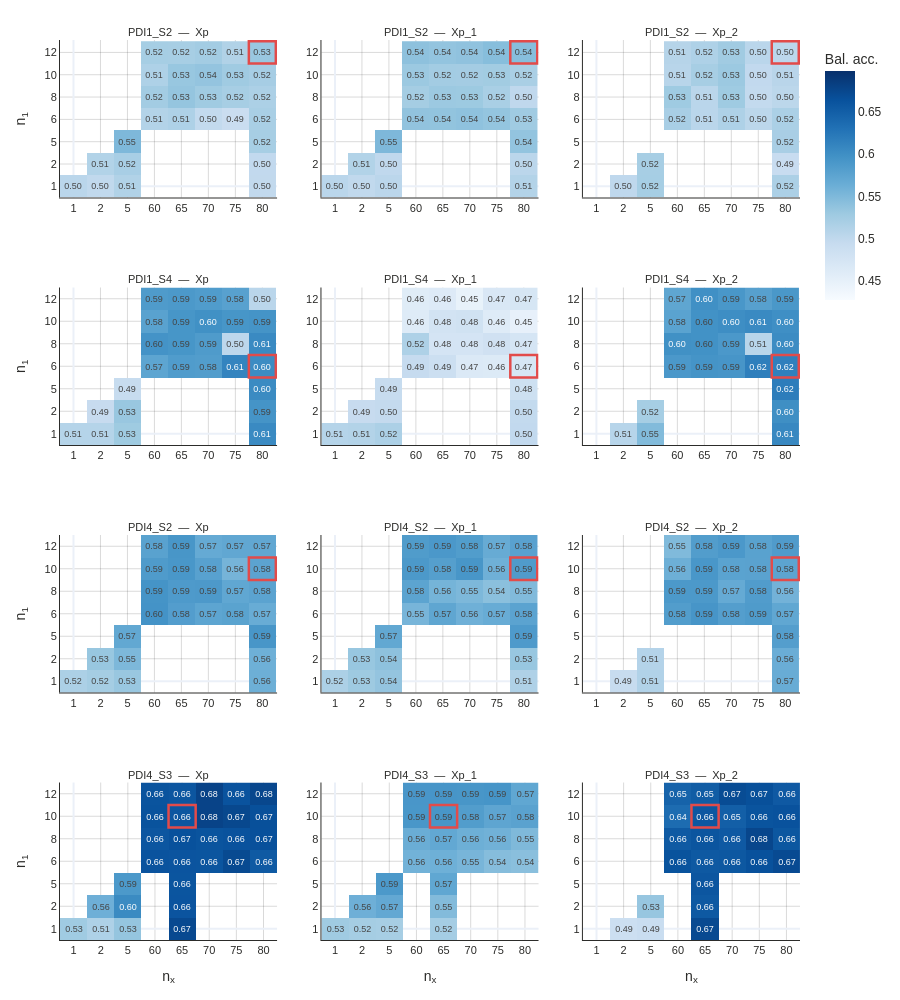

The notebook cell saved with this chart:
### Markdown cell above
## Fig 60: Classification vs dimensionality heatmap (grid search ablation)

### Code cell
import re
import pickle as _pkl

import numpy as np
import polars as pl
import plotly.graph_objects as go
from plotly.graph_objects import Figure
from plotly.subplots import make_subplots

from dashboard.thesis.constants import (
    COLOR_CHANCE,
    FONT_FAMILY,
    FONT_SIZE_TICK,
    ThesisTheme,
    apply_thesis_style,
)
from dashboard.thesis.plot_config import SELECTED_CONFIG, RESULTS_ROOT


def _load_classification_scores() -> pl.DataFrame:
    rows = []
    cls_root = RESULTS_ROOT / "classification"
    for source_dir in ["psid_grid_search_narrow_band", "psid_ablation_narrow_band"]:
        base = cls_root / source_dir
        if not base.exists():
            continue
        for pkl_path in base.rglob("LDA_*_prediction.pkl"):
            feat = pkl_path.stem.replace("LDA_", "").replace("_prediction", "")
            run_dir = pkl_path.parent.parent
            config_path = Path("classification") / "setups" / f"{run_dir.name}.yaml"
            if not config_path.exists():
                continue
            text = config_path.read_text()
            m_nx = re.search(r"nx:\s*(\d+)", text)
            m_n1 = re.search(r"n1:\s*(\d+)", text)
            if not m_nx or not m_n1:
                continue
            nx, n1 = int(m_nx.group(1)), int(m_n1.group(1))
            m_ps = re.search(r"(PDI\d+)_S(\d+)", run_dir.name)
            if not m_ps:
                continue
            pid, sess = m_ps.group(1), m_ps.group(2)
            try:
                with open(pkl_path, "rb") as f:
                    res = _pkl.load(f)
                score = res.get("best_cv_score", float("nan"))
            except Exception:
                continue
            rows.append({"participant_id": pid, "session": sess, "nx": nx, "n1": n1, "feature": feat, "score": score})
    return pl.DataFrame(rows) if rows else pl.DataFrame({"participant_id": [], "session": [], "nx": [], "n1": [], "feature": [], "score": []})


_CLASSIFICATION_SESSIONS = [
    ("PDI1", "2", "PDI1_S2"),
    ("PDI1", "4", "PDI1_S4"),
    ("PDI4", "2", "PDI4_S2"),
    ("PDI4", "3", "PDI4_S3"),
]

df = _load_classification_scores()
features = ["Xp", "Xp_1", "Xp_2"]
sessions = _CLASSIFICATION_SESSIONS
nrows, ncols = len(sessions), len(features)

subplot_titles = [
    f"{label}  \u2014  {feat}" for label in [s[2] for s in sessions] for feat in features
]
fig = make_subplots(
    rows=nrows, cols=ncols,
    vertical_spacing=0.10, horizontal_spacing=0.06,
    subplot_titles=subplot_titles,
)

all_nx = sorted(df["nx"].unique().to_list()) if not df.is_empty() else [1, 2, 5, 60, 65, 70, 75, 80]
all_n1 = sorted(df["n1"].unique().to_list()) if not df.is_empty() else [1, 2, 5, 6, 8, 10, 12]

global_min, global_max = 0.45, 0.70
if not df.is_empty():
    vals = df["score"].drop_nulls().drop_nans()
    if len(vals) > 0:
        global_min = max(0.40, float(vals.min()) - 0.02)
        global_max = min(1.0, float(vals.max()) + 0.02)

for ri, (pid, sess, label) in enumerate(sessions):
    for ci, feat in enumerate(features):
        sub = df.filter(
            (pl.col("participant_id") == pid)
            & (pl.col("session") == sess)
            & (pl.col("feature") == feat)
        )
        if not sub.is_empty():
            sub = sub.sort("score", descending=True).unique(subset=["nx", "n1"], keep="first")

        mat = np.full((len(all_n1), len(all_nx)), np.nan)
        text_mat = np.empty_like(mat, dtype=object)
        for n1i, n1v in enumerate(all_n1):
            for xi, nxv in enumerate(all_nx):
                if n1v > nxv:
                    text_mat[n1i, xi] = ""
                    continue
                match = sub.filter((pl.col("nx") == nxv) & (pl.col("n1") == n1v))
                if not match.is_empty():
                    val = float(match["score"][0])
                    mat[n1i, xi] = val
                    text_mat[n1i, xi] = f"{val:.2f}"
                else:
                    text_mat[n1i, xi] = ""

        x_idx = np.arange(len(all_nx), dtype=float)
        y_idx = np.arange(len(all_n1), dtype=float)
        fig.add_trace(
            go.Heatmap(
                z=mat, x=x_idx, y=y_idx,
                text=text_mat, texttemplate="%{text}",
                textfont=dict(size=9),
                colorscale="Blues",
                zmin=global_min, zmax=global_max,
                showscale=(ri == 0 and ci == ncols - 1),
                colorbar=dict(title="Bal. acc.", len=0.3, y=0.85) if (ri == 0 and ci == ncols - 1) else None,
            ),
            row=ri + 1, col=ci + 1,
        )
        fig.update_xaxes(
            title_text="n<sub>x</sub>" if ri == nrows - 1 else "",
            tickmode="array", tickvals=x_idx,
            ticktext=[str(v) for v in all_nx],
            row=ri + 1, col=ci + 1,
        )
        fig.update_yaxes(
            title_text="n<sub>1</sub>" if ci == 0 else "",
            tickmode="array", tickvals=y_idx,
            ticktext=[str(v) for v in all_n1],
            row=ri + 1, col=ci + 1,
        )
        sel_key = f"{pid}_S{sess}"
        picked = SELECTED_CONFIG.get(sel_key)
        if picked is not None:
            nx_pick, n1_pick = picked
            if nx_pick in all_nx and n1_pick in all_n1:
                bx = all_nx.index(nx_pick)
                by = all_n1.index(n1_pick)
                fig.add_shape(
                    type="rect",
                    x0=float(bx) - 0.5, x1=float(bx) + 0.5,
                    y0=float(by) - 0.5, y1=float(by) + 0.5,
                    line=dict(color=COLOR_CHANCE, width=2.5),
                    fillcolor="rgba(0,0,0,0)", layer="above",
                    row=ri + 1, col=ci + 1,
                )

apply_thesis_style(
    fig, ThesisTheme.LIGHT,
    height=250 * nrows,
    margin=dict(l=60, r=60, t=40, b=60),
    show_legend=False,
)
fig.update_annotations(font=dict(size=FONT_SIZE_TICK, family=FONT_FAMILY))

fig.write_image(str(OUT / 'fig_060_classification_dimensionality.png'), width=1200, height=600, scale=2)
fig.show()

### Figure 1 — Plotly figure (JSON) as saved in the notebook; plotly's stock layout.template omitted (floating-point values rounded to 4 significant figures)
{"data": [{"colorscale": [[0.0, "rgb(247,251,255)"], [0.125, "rgb(222,235,247)"], [0.25, "rgb(198,219,239)"], [0.375, "rgb(158,202,225)"], [0.5, "rgb(107,174,214)"], [0.625, "rgb(66,146,198)"], [0.75, "rgb(33,113,181)"], [0.875, "rgb(8,81,156)"], [1.0, "rgb(8,48,107)"]], "showscale": false, "text": [["0.50", "0.50", "0.51", "", "", "", "", "0.50"], ["", "0.51", "0.52", "", "", "", "", "0.50"], ["", "", "0.55", "", "", "", "", "0.52"], ["", "", "", "0.51", "0.51", "0.50", "0.49", "0.52"], ["", "", "", "0.52", "0.53", "0.53", "0.52", "0.52"], ["", "", "", "0.51", "0.53", "0.54", "0.53", "0.52"], ["", "", "", "0.52", "0.52", "0.52", "0.51", "0.53"]], "textfont": {"size": 9}, "texttemplate": "%{text}", "type": "heatmap", "x": [0.0, 1.0, 2.0, 3.0, 4.0, 5.0, 6.0, 7.0], "xaxis": "x", "y": [0.0, 1.0, 2.0, 3.0, 4.0, 5.0, 6.0], "yaxis": "y", "z": [[0.505, 0.4995, 0.5131, NaN, NaN, NaN, NaN, 0.4986], [NaN, 0.5118, 0.5204, NaN, NaN, NaN, NaN, 0.4982], [NaN, NaN, 0.5503, NaN, NaN, NaN, NaN, 0.5213], [NaN, NaN, NaN, 0.5113, 0.5149, 0.4977, 0.4896, 0.5195], [NaN, NaN, NaN, 0.5245, 0.5349, 0.5272, 0.5208, 0.5172], [NaN, NaN, NaN, 0.5149, 0.5326, 0.5358, 0.5272, 0.5222], [NaN, NaN, NaN, 0.5217, 0.5208, 0.5249, 0.5131, 0.5322]], "zmax": 0.6989, "zmin": 0.4269}, {"colorscale": [[0.0, "rgb(247,251,255)"], [0.125, "rgb(222,235,247)"], [0.25, "rgb(198,219,239)"], [0.375, "rgb(158,202,225)"], [0.5, "rgb(107,174,214)"], [0.625, "rgb(66,146,198)"], [0.75, "rgb(33,113,181)"], [0.875, "rgb(8,81,156)"], [1.0, "rgb(8,48,107)"]], "showscale": false, "text": [["0.50", "0.50", "0.50", "", "", "", "", "0.51"], ["", "0.51", "0.50", "", "", "", "", "0.50"], ["", "", "0.55", "", "", "", "", "0.54"], ["", "", "", "0.54", "0.54", "0.54", "0.54", "0.53"], ["", "", "", "0.52", "0.53", "0.53", "0.52", "0.50"], ["", "", "", "0.53", "0.52", "0.52", "0.53", "0.52"], ["", "", "", "0.54", "0.54", "0.54", "0.54", "0.54"]], "textfont": {"size": 9}, "texttemplate": "%{text}", "type": "heatmap", "x": [0.0, 1.0, 2.0, 3.0, 4.0, 5.0, 6.0, 7.0], "xaxis": "x2", "y": [0.0, 1.0, 2.0, 3.0, 4.0, 5.0, 6.0], "yaxis": "y2", "z": [[0.505, 0.4991, 0.5045, NaN, NaN, NaN, NaN, 0.5113], [NaN, 0.5118, 0.5, NaN, NaN, NaN, NaN, 0.5045], [NaN, NaN, 0.5503, NaN, NaN, NaN, NaN, 0.5362], [NaN, NaN, NaN, 0.5371, 0.5367, 0.5389, 0.5353, 0.5272], [NaN, NaN, NaN, 0.5231, 0.5299, 0.5294, 0.5195, 0.5], [NaN, NaN, NaN, 0.5303, 0.5249, 0.524, 0.5258, 0.5186], [NaN, NaN, NaN, 0.5399, 0.5362, 0.538, 0.5439, 0.5439]], "zmax": 0.6989, "zmin": 0.4269}, {"colorbar": {"len": 0.3, "title": {"text": "Bal. acc."}, "y": 0.85}, "colorscale": [[0.0, "rgb(247,251,255)"], [0.125, "rgb(222,235,247)"], [0.25, "rgb(198,219,239)"], [0.375, "rgb(158,202,225)"], [0.5, "rgb(107,174,214)"], [0.625, "rgb(66,146,198)"], [0.75, "rgb(33,113,181)"], [0.875, "rgb(8,81,156)"], [1.0, "rgb(8,48,107)"]], "showscale": true, "text": [["", "0.50", "0.52", "", "", "", "", "0.52"], ["", "", "0.52", "", "", "", "", "0.49"], ["", "", "", "", "", "", "", "0.52"], ["", "", "", "0.52", "0.51", "0.51", "0.50", "0.52"], ["", "", "", "0.53", "0.51", "0.53", "0.50", "0.50"], ["", "", "", "0.51", "0.52", "0.53", "0.50", "0.51"], ["", "", "", "0.51", "0.52", "0.53", "0.50", "0.50"]], "textfont": {"size": 9}, "texttemplate": "%{text}", "type": "heatmap", "x": [0.0, 1.0, 2.0, 3.0, 4.0, 5.0, 6.0, 7.0], "xaxis": "x3", "y": [0.0, 1.0, 2.0, 3.0, 4.0, 5.0, 6.0], "yaxis": "y3", "z": [[NaN, 0.5005, 0.5217, NaN, NaN, NaN, NaN, 0.5168], [NaN, NaN, 0.5208, NaN, NaN, NaN, NaN, 0.4918], [NaN, NaN, NaN, NaN, NaN, NaN, NaN, 0.5199], [NaN, NaN, NaN, 0.5204, 0.5054, 0.5149, 0.5036, 0.5177], [NaN, NaN, NaN, 0.5276, 0.5054, 0.5276, 0.4973, 0.5036], [NaN, NaN, NaN, 0.5068, 0.5208, 0.5303, 0.4982, 0.5063], [NaN, NaN, NaN, 0.5086, 0.5154, 0.5263, 0.505, 0.5032]], "zmax": 0.6989, "zmin": 0.4269}, {"colorscale": [[0.0, "rgb(247,251,255)"], [0.125, "rgb(222,235,247)"], [0.25, "rgb(198,219,239)"], [0.375, "rgb(158,202,225)"], [0.5, "rgb(107,174,214)"], [0.625, "rgb(66,146,198)"], [0.75, "rgb(33,113,181)"], [0.875, "rgb(8,81,156)"], [1.0, "rgb(8,48,107)"]], "showscale": false, "text": [["0.51", "0.51", "0.53", "", "", "", "", "0.61"], ["", "0.49", "0.53", "", "", "", "", "0.59"], ["", "", "0.49", "", "", "", "", "0.60"], ["", "", "", "0.57", "0.59", "0.58", "0.61", "0.60"], ["", "", "", "0.60", "0.59", "0.59", "0.50", "0.61"], ["", "", "", "0.58", "0.59", "0.60", "0.59", "0.59"], ["", "", "", "0.59", "0.59", "0.59", "0.58", "0.50"]], "textfont": {"size": 9}, "texttemplate": "%{text}", "type": "heatmap", "x": [0.0, 1.0, 2.0, 3.0, 4.0, 5.0, 6.0, 7.0], "xaxis": "x4", "y": [0.0, 1.0, 2.0, 3.0, 4.0, 5.0, 6.0], "yaxis": "y4", "z": [[0.5091, 0.5097, 0.5278, NaN, NaN, NaN, NaN, 0.6051], [NaN, 0.494, 0.532, NaN, NaN, NaN, NaN, 0.5948], [NaN, NaN, 0.4934, NaN, NaN, NaN, NaN, 0.6045], [NaN, NaN, NaN, 0.5743, 0.5851, 0.5833, 0.6111, 0.6033], [NaN, NaN, NaN, 0.5954, 0.5924, 0.5857, 0.5024, 0.6051], [NaN, NaN, NaN, 0.5779, 0.5924, 0.5984, 0.5924, 0.5942], [NaN, NaN, NaN, 0.5857, 0.5888, 0.5851, 0.5785, 0.5048]], "zmax": 0.6989, "zmin": 0.4269}, {"colorscale": [[0.0, "rgb(247,251,255)"], [0.125, "rgb(222,235,247)"], [0.25, "rgb(198,219,239)"], [0.375, "rgb(158,202,225)"], [0.5, "rgb(107,174,214)"], [0.625, "rgb(66,146,198)"], [0.75, "rgb(33,113,181)"], [0.875, "rgb(8,81,156)"], [1.0, "rgb(8,48,107)"]], "showscale": false, "text": [["0.51", "0.51", "0.52", "", "", "", "", "0.50"], ["", "0.49", "0.50", "", "", "", "", "0.50"], ["", "", "0.49", "", "", "", "", "0.48"], ["", "", "", "0.49", "0.49", "0.47", "0.46", "0.47"], ["", "", "", "0.52", "0.48", "0.48", "0.48", "0.47"], ["", "", "", "0.46", "0.48", "0.48", "0.46", "0.45"], ["", "", "", "0.46", "0.46", "0.45", "0.47", "0.47"]], "textfont": {"size": 9}, "texttemplate": "%{text}", "type": "heatmap", "x": [0.0, 1.0, 2.0, 3.0, 4.0, 5.0, 6.0, 7.0], "xaxis": "x5", "y": [0.0, 1.0, 2.0, 3.0, 4.0, 5.0, 6.0], "yaxis": "y5", "z": [[0.5091, 0.5109, 0.5169, NaN, NaN, NaN, NaN, 0.4982], [NaN, 0.494, 0.4964, NaN, NaN, NaN, NaN, 0.4976], [NaN, NaN, 0.4934, NaN, NaN, NaN, NaN, 0.4849], [NaN, NaN, NaN, 0.4946, 0.4861, 0.4656, 0.4638, 0.4716], [NaN, NaN, NaN, 0.5151, 0.4752, 0.4752, 0.4813, 0.474], [NaN, NaN, NaN, 0.4614, 0.4777, 0.4801, 0.4614, 0.4493], [NaN, NaN, NaN, 0.4595, 0.462, 0.4469, 0.4686, 0.4716]], "zmax": 0.6989, "zmin": 0.4269}, {"colorscale": [[0.0, "rgb(247,251,255)"], [0.125, "rgb(222,235,247)"], [0.25, "rgb(198,219,239)"], [0.375, "rgb(158,202,225)"], [0.5, "rgb(107,174,214)"], [0.625, "rgb(66,146,198)"], [0.75, "rgb(33,113,181)"], [0.875, "rgb(8,81,156)"], [1.0, "rgb(8,48,107)"]], "showscale": false, "text": [["", "0.51", "0.55", "", "", "", "", "0.61"], ["", "", "0.52", "", "", "", "", "0.60"], ["", "", "", "", "", "", "", "0.62"], ["", "", "", "0.59", "0.59", "0.59", "0.62", "0.62"], ["", "", "", "0.60", "0.60", "0.59", "0.51", "0.60"], ["", "", "", "0.58", "0.60", "0.60", "0.61", "0.60"], ["", "", "", "0.57", "0.60", "0.59", "0.58", "0.59"]], "textfont": {"size": 9}, "texttemplate": "%{text}", "type": "heatmap", "x": [0.0, 1.0, 2.0, 3.0, 4.0, 5.0, 6.0, 7.0], "xaxis": "x6", "y": [0.0, 1.0, 2.0, 3.0, 4.0, 5.0, 6.0], "yaxis": "y6", "z": [[NaN, 0.5079, 0.5477, NaN, NaN, NaN, NaN, 0.6069], [NaN, NaN, 0.5217, NaN, NaN, NaN, NaN, 0.6002], [NaN, NaN, NaN, NaN, NaN, NaN, NaN, 0.619], [NaN, NaN, NaN, 0.5894, 0.5948, 0.593, 0.6165, 0.6153], [NaN, NaN, NaN, 0.5984, 0.5972, 0.5894, 0.5066, 0.6027], [NaN, NaN, NaN, 0.5767, 0.5972, 0.6008, 0.6051, 0.5996], [NaN, NaN, NaN, 0.5731, 0.599, 0.5912, 0.5797, 0.59]], "zmax": 0.6989, "zmin": 0.4269}, {"colorscale": [[0.0, "rgb(247,251,255)"], [0.125, "rgb(222,235,247)"], [0.25, "rgb(198,219,239)"], [0.375, "rgb(158,202,225)"], [0.5, "rgb(107,174,214)"], [0.625, "rgb(66,146,198)"], [0.75, "rgb(33,113,181)"], [0.875, "rgb(8,81,156)"], [1.0, "rgb(8,48,107)"]], "showscale": false, "text": [["0.52", "0.52", "0.53", "", "", "", "", "0.56"], ["", "0.53", "0.55", "", "", "", "", "0.56"], ["", "", "0.57", "", "", "", "", "0.59"], ["", "", "", "0.60", "0.58", "0.57", "0.58", "0.57"], ["", "", "", "0.59", "0.59", "0.59", "0.57", "0.58"], ["", "", "", "0.59", "0.59", "0.58", "0.56", "0.58"], ["", "", "", "0.58", "0.59", "0.57", "0.57", "0.57"]], "textfont": {"size": 9}, "texttemplate": "%{text}", "type": "heatmap", "x": [0.0, 1.0, 2.0, 3.0, 4.0, 5.0, 6.0, 7.0], "xaxis": "x7", "y": [0.0, 1.0, 2.0, 3.0, 4.0, 5.0, 6.0], "yaxis": "y7", "z": [[0.5173, 0.5232, 0.532, NaN, NaN, NaN, NaN, 0.5616], [NaN, 0.5331, 0.5512, NaN, NaN, NaN, NaN, 0.5609], [NaN, NaN, 0.5704, NaN, NaN, NaN, NaN, 0.5923], [NaN, NaN, NaN, 0.5954, 0.583, 0.5743, 0.5769, 0.5658], [NaN, NaN, NaN, 0.5946, 0.5871, 0.5879, 0.5718, 0.5761], [NaN, NaN, NaN, 0.5865, 0.5912, 0.5784, 0.5553, 0.5757], [NaN, NaN, NaN, 0.5778, 0.5923, 0.568, 0.5708, 0.5711]], "zmax": 0.6989, "zmin": 0.4269}, {"colorscale": [[0.0, "rgb(247,251,255)"], [0.125, "rgb(222,235,247)"], [0.25, "rgb(198,219,239)"], [0.375, "rgb(158,202,225)"], [0.5, "rgb(107,174,214)"], [0.625, "rgb(66,146,198)"], [0.75, "rgb(33,113,181)"], [0.875, "rgb(8,81,156)"], [1.0, "rgb(8,48,107)"]], "showscale": false, "text": [["0.52", "0.53", "0.54", "", "", "", "", "0.51"], ["", "0.53", "0.54", "", "", "", "", "0.53"], ["", "", "0.57", "", "", "", "", "0.59"], ["", "", "", "0.55", "0.57", "0.56", "0.57", "0.58"], ["", "", "", "0.58", "0.56", "0.55", "0.54", "0.55"], ["", "", "", "0.59", "0.58", "0.59", "0.56", "0.59"], ["", "", "", "0.59", "0.59", "0.58", "0.57", "0.58"]], "textfont": {"size": 9}, "texttemplate": "%{text}", "type": "heatmap", "x": [0.0, 1.0, 2.0, 3.0, 4.0, 5.0, 6.0, 7.0], "xaxis": "x8", "y": [0.0, 1.0, 2.0, 3.0, 4.0, 5.0, 6.0], "yaxis": "y8", "z": [[0.5173, 0.5289, 0.5357, NaN, NaN, NaN, NaN, 0.5147], [NaN, 0.5331, 0.5397, NaN, NaN, NaN, NaN, 0.533], [NaN, NaN, 0.5704, NaN, NaN, NaN, NaN, 0.5871], [NaN, NaN, NaN, 0.5543, 0.5727, 0.5599, 0.5654, 0.5758], [NaN, NaN, NaN, 0.5751, 0.556, 0.551, 0.5413, 0.5481], [NaN, NaN, NaN, 0.589, 0.5815, 0.5917, 0.56, 0.5855], [NaN, NaN, NaN, 0.5853, 0.5892, 0.5841, 0.5664, 0.5781]], "zmax": 0.6989, "zmin": 0.4269}, {"colorscale": [[0.0, "rgb(247,251,255)"], [0.125, "rgb(222,235,247)"], [0.25, "rgb(198,219,239)"], [0.375, "rgb(158,202,225)"], [0.5, "rgb(107,174,214)"], [0.625, "rgb(66,146,198)"], [0.75, "rgb(33,113,181)"], [0.875, "rgb(8,81,156)"], [1.0, "rgb(8,48,107)"]], "showscale": false, "text": [["", "0.49", "0.51", "", "", "", "", "0.57"], ["", "", "0.51", "", "", "", "", "0.56"], ["", "", "", "", "", "", "", "0.58"], ["", "", "", "0.58", "0.59", "0.58", "0.59", "0.57"], ["", "", "", "0.59", "0.59", "0.57", "0.58", "0.56"], ["", "", "", "0.56", "0.59", "0.58", "0.58", "0.58"], ["", "", "", "0.55", "0.58", "0.59", "0.58", "0.59"]], "textfont": {"size": 9}, "texttemplate": "%{text}", "type": "heatmap", "x": [0.0, 1.0, 2.0, 3.0, 4.0, 5.0, 6.0, 7.0], "xaxis": "x9", "y": [0.0, 1.0, 2.0, 3.0, 4.0, 5.0, 6.0], "yaxis": "y9", "z": [[NaN, 0.4929, 0.5124, NaN, NaN, NaN, NaN, 0.5652], [NaN, NaN, 0.5099, NaN, NaN, NaN, NaN, 0.5636], [NaN, NaN, NaN, NaN, NaN, NaN, NaN, 0.5821], [NaN, NaN, NaN, 0.584, 0.5931, 0.5819, 0.5861, 0.5719], [NaN, NaN, NaN, 0.5888, 0.589, 0.5677, 0.5846, 0.5579], [NaN, NaN, NaN, 0.5616, 0.5912, 0.5767, 0.5772, 0.5754], [NaN, NaN, NaN, 0.5488, 0.5834, 0.5892, 0.578, 0.5856]], "zmax": 0.6989, "zmin": 0.4269}, {"colorscale": [[0.0, "rgb(247,251,255)"], [0.125, "rgb(222,235,247)"], [0.25, "rgb(198,219,239)"], [0.375, "rgb(158,202,225)"], [0.5, "rgb(107,174,214)"], [0.625, "rgb(66,146,198)"], [0.75, "rgb(33,113,181)"], [0.875, "rgb(8,81,156)"], [1.0, "rgb(8,48,107)"]], "showscale": false, "text": [["0.53", "0.51", "0.53", "", "0.67", "", "", ""], ["", "0.56", "0.60", "", "0.66", "", "", ""], ["", "", "0.59", "", "0.66", "", "", ""], ["", "", "", "0.66", "0.66", "0.66", "0.67", "0.66"], ["", "", "", "0.66", "0.67", "0.66", "0.66", "0.67"], ["", "", "", "0.66", "0.66", "0.68", "0.67", "0.67"], ["", "", "", "0.66", "0.66", "0.68", "0.66", "0.68"]], "textfont": {"size": 9}, "texttemplate": "%{text}", "type": "heatmap", "x": [0.0, 1.0, 2.0, 3.0, 4.0, 5.0, 6.0, 7.0], "xaxis": "x10", "y": [0.0, 1.0, 2.0, 3.0, 4.0, 5.0, 6.0], "yaxis": "y10", "z": [[0.5273, 0.5149, 0.5346, NaN, 0.673, NaN, NaN, NaN], [NaN, 0.5611, 0.6041, NaN, 0.6615, NaN, NaN, NaN], [NaN, NaN, 0.5889, NaN, 0.6602, NaN, NaN, NaN], [NaN, NaN, NaN, 0.6628, 0.6613, 0.6603, 0.6723, 0.6558], [NaN, NaN, NaN, 0.6601, 0.6653, 0.6621, 0.6635, 0.6656], [NaN, NaN, NaN, 0.6633, 0.6596, 0.6789, 0.6745, 0.6661], [NaN, NaN, NaN, 0.6621, 0.66, 0.6789, 0.6623, 0.6756]], "zmax": 0.6989, "zmin": 0.4269}, {"colorscale": [[0.0, "rgb(247,251,255)"], [0.125, "rgb(222,235,247)"], [0.25, "rgb(198,219,239)"], [0.375, "rgb(158,202,225)"], [0.5, "rgb(107,174,214)"], [0.625, "rgb(66,146,198)"], [0.75, "rgb(33,113,181)"], [0.875, "rgb(8,81,156)"], [1.0, "rgb(8,48,107)"]], "showscale": false, "text": [["0.53", "0.52", "0.52", "", "0.52", "", "", ""], ["", "0.56", "0.57", "", "0.55", "", "", ""], ["", "", "0.59", "", "0.57", "", "", ""], ["", "", "", "0.56", "0.56", "0.55", "0.54", "0.54"], ["", "", "", "0.56", "0.57", "0.56", "0.56", "0.55"], ["", "", "", "0.59", "0.59", "0.58", "0.57", "0.58"], ["", "", "", "0.59", "0.59", "0.59", "0.59", "0.57"]], "textfont": {"size": 9}, "texttemplate": "%{text}", "type": "heatmap", "x": [0.0, 1.0, 2.0, 3.0, 4.0, 5.0, 6.0, 7.0], "xaxis": "x11", "y": [0.0, 1.0, 2.0, 3.0, 4.0, 5.0, 6.0], "yaxis": "y11", "z": [[0.5273, 0.523, 0.5212, NaN, 0.5226, NaN, NaN, NaN], [NaN, 0.5611, 0.5697, NaN, 0.5472, NaN, NaN, NaN], [NaN, NaN, 0.5889, NaN, 0.5718, NaN, NaN, NaN], [NaN, NaN, NaN, 0.5582, 0.5609, 0.554, 0.5449, 0.5422], [NaN, NaN, NaN, 0.5641, 0.5701, 0.5615, 0.5591, 0.5499], [NaN, NaN, NaN, 0.591, 0.5919, 0.5837, 0.574, 0.5773], [NaN, NaN, NaN, 0.5915, 0.5927, 0.5922, 0.5933, 0.5718]], "zmax": 0.6989, "zmin": 0.4269}, {"colorscale": [[0.0, "rgb(247,251,255)"], [0.125, "rgb(222,235,247)"], [0.25, "rgb(198,219,239)"], [0.375, "rgb(158,202,225)"], [0.5, "rgb(107,174,214)"], [0.625, "rgb(66,146,198)"], [0.75, "rgb(33,113,181)"], [0.875, "rgb(8,81,156)"], [1.0, "rgb(8,48,107)"]], "showscale": false, "text": [["", "0.49", "0.49", "", "0.67", "", "", ""], ["", "", "0.53", "", "0.66", "", "", ""], ["", "", "", "", "0.66", "", "", ""], ["", "", "", "0.66", "0.66", "0.66", "0.66", "0.67"], ["", "", "", "0.66", "0.66", "0.66", "0.68", "0.66"], ["", "", "", "0.64", "0.66", "0.65", "0.66", "0.66"], ["", "", "", "0.65", "0.65", "0.67", "0.67", "0.66"]], "textfont": {"size": 9}, "texttemplate": "%{text}", "type": "heatmap", "x": [0.0, 1.0, 2.0, 3.0, 4.0, 5.0, 6.0, 7.0], "xaxis": "x12", "y": [0.0, 1.0, 2.0, 3.0, 4.0, 5.0, 6.0], "yaxis": "y12", "z": [[NaN, 0.4859, 0.4911, NaN, 0.6722, NaN, NaN, NaN], [NaN, NaN, 0.5334, NaN, 0.6569, NaN, NaN, NaN], [NaN, NaN, NaN, NaN, 0.6592, NaN, NaN, NaN], [NaN, NaN, NaN, 0.6629, 0.6561, 0.6575, 0.6648, 0.6722], [NaN, NaN, NaN, 0.6551, 0.6608, 0.656, 0.676, 0.659], [NaN, NaN, NaN, 0.6358, 0.6582, 0.65, 0.6618, 0.664], [NaN, NaN, NaN, 0.6453, 0.6523, 0.6702, 0.6663, 0.656]], "zmax": 0.6989, "zmin": 0.4269}], "layout": {"annotations": [{"font": {"family": "Arial, Helvetica, sans-serif", "size": 11}, "showarrow": false, "text": "PDI1_S2  —  Xp", "x": 0.1467, "xanchor": "center", "xref": "paper", "y": 1.0, "yanchor": "bottom", "yref": "paper"}, {"font": {"family": "Arial, Helvetica, sans-serif", "size": 11}, "showarrow": false, "text": "PDI1_S2  —  Xp_1", "x": 0.5, "xanchor": "center", "xref": "paper", "y": 1.0, "yanchor": "bottom", "yref": "paper"}, {"font": {"family": "Arial, Helvetica, sans-serif", "size": 11}, "showarrow": false, "text": "PDI1_S2  —  Xp_2", "x": 0.8533, "xanchor": "center", "xref": "paper", "y": 1.0, "yanchor": "bottom", "yref": "paper"}, {"font": {"family": "Arial, Helvetica, sans-serif", "size": 11}, "showarrow": false, "text": "PDI1_S4  —  Xp", "x": 0.1467, "xanchor": "center", "xref": "paper", "y": 0.725, "yanchor": "bottom", "yref": "paper"}, {"font": {"family": "Arial, Helvetica, sans-serif", "size": 11}, "showarrow": false, "text": "PDI1_S4  —  Xp_1", "x": 0.5, "xanchor": "center", "xref": "paper", "y": 0.725, "yanchor": "bottom", "yref": "paper"}, {"font": {"family": "Arial, Helvetica, sans-serif", "size": 11}, "showarrow": false, "text": "PDI1_S4  —  Xp_2", "x": 0.8533, "xanchor": "center", "xref": "paper", "y": 0.725, "yanchor": "bottom", "yref": "paper"}, {"font": {"family": "Arial, Helvetica, sans-serif", "size": 11}, "showarrow": false, "text": "PDI4_S2  —  Xp", "x": 0.1467, "xanchor": "center", "xref": "paper", "y": 0.45, "yanchor": "bottom", "yref": "paper"}, {"font": {"family": "Arial, Helvetica, sans-serif", "size": 11}, "showarrow": false, "text": "PDI4_S2  —  Xp_1", "x": 0.5, "xanchor": "center", "xref": "paper", "y": 0.45, "yanchor": "bottom", "yref": "paper"}, {"font": {"family": "Arial, Helvetica, sans-serif", "size": 11}, "showarrow": false, "text": "PDI4_S2  —  Xp_2", "x": 0.8533, "xanchor": "center", "xref": "paper", "y": 0.45, "yanchor": "bottom", "yref": "paper"}, {"font": {"family": "Arial, Helvetica, sans-serif", "size": 11}, "showarrow": false, "text": "PDI4_S3  —  Xp", "x": 0.1467, "xanchor": "center", "xref": "paper", "y": 0.175, "yanchor": "bottom", "yref": "paper"}, {"font": {"family": "Arial, Helvetica, sans-serif", "size": 11}, "showarrow": false, "text": "PDI4_S3  —  Xp_1", "x": 0.5, "xanchor": "center", "xref": "paper", "y": 0.175, "yanchor": "bottom", "yref": "paper"}, {"font": {"family": "Arial, Helvetica, sans-serif", "size": 11}, "showarrow": false, "text": "PDI4_S3  —  Xp_2", "x": 0.8533, "xanchor": "center", "xref": "paper", "y": 0.175, "yanchor": "bottom", "yref": "paper"}], "font": {"color": "#2C2C2A", "family": "Arial, Helvetica, sans-serif", "size": 12}, "height": 1000, "hovermode": "x unified", "legend": {"bgcolor": "rgba(0,0,0,0)", "font": {"size": 11}, "itemsizing": "constant", "itemwidth": 40, "orientation": "h", "tracegroupgap": 8, "x": 0.5, "xanchor": "center", "y": -0.16, "yanchor": "bottom"}, "margin": {"b": 60, "l": 60, "r": 60, "t": 40}, "paper_bgcolor": "#FFFFFF", "plot_bgcolor": "#FFFFFF", "shapes": [{"fillcolor": "rgba(0,0,0,0)", "layer": "above", "line": {"color": "#E24B4A", "width": 2.5}, "type": "rect", "x0": 6.5, "x1": 7.5, "xref": "x", "y0": 5.5, "y1": 6.5, "yref": "y"}, {"fillcolor": "rgba(0,0,0,0)", "layer": "above", "line": {"color": "#E24B4A", "width": 2.5}, "type": "rect", "x0": 6.5, "x1": 7.5, "xref": "x2", "y0": 5.5, "y1": 6.5, "yref": "y2"}, {"fillcolor": "rgba(0,0,0,0)", "layer": "above", "line": {"color": "#E24B4A", "width": 2.5}, "type": "rect", "x0": 6.5, "x1": 7.5, "xref": "x3", "y0": 5.5, "y1": 6.5, "yref": "y3"}, {"fillcolor": "rgba(0,0,0,0)", "layer": "above", "line": {"color": "#E24B4A", "width": 2.5}, "type": "rect", "x0": 6.5, "x1": 7.5, "xref": "x4", "y0": 2.5, "y1": 3.5, "yref": "y4"}, {"fillcolor": "rgba(0,0,0,0)", "layer": "above", "line": {"color": "#E24B4A", "width": 2.5}, "type": "rect", "x0": 6.5, "x1": 7.5, "xref": "x5", "y0": 2.5, "y1": 3.5, "yref": "y5"}, {"fillcolor": "rgba(0,0,0,0)", "layer": "above", "line": {"color": "#E24B4A", "width": 2.5}, "type": "rect", "x0": 6.5, "x1": 7.5, "xref": "x6", "y0": 2.5, "y1": 3.5, "yref": "y6"}, {"fillcolor": "rgba(0,0,0,0)", "layer": "above", "line": {"color": "#E24B4A", "width": 2.5}, "type": "rect", "x0": 6.5, "x1": 7.5, "xref": "x7", "y0": 4.5, "y1": 5.5, "yref": "y7"}, {"fillcolor": "rgba(0,0,0,0)", "layer": "above", "line": {"color": "#E24B4A", "width": 2.5}, "type": "rect", "x0": 6.5, "x1": 7.5, "xref": "x8", "y0": 4.5, "y1": 5.5, "yref": "y8"}, {"fillcolor": "rgba(0,0,0,0)", "layer": "above", "line": {"color": "#E24B4A", "width": 2.5}, "type": "rect", "x0": 6.5, "x1": 7.5, "xref": "x9", "y0": 4.5, "y1": 5.5, "yref": "y9"}, {"fillcolor": "rgba(0,0,0,0)", "layer": "above", "line": {"color": "#E24B4A", "width": 2.5}, "type": "rect", "x0": 3.5, "x1": 4.5, "xref": "x10", "y0": 4.5, "y1": 5.5, "yref": "y10"}, {"fillcolor": "rgba(0,0,0,0)", "layer": "above", "line": {"color": "#E24B4A", "width": 2.5}, "type": "rect", "x0": 3.5, "x1": 4.5, "xref": "x11", "y0": 4.5, "y1": 5.5, "yref": "y11"}, {"fillcolor": "rgba(0,0,0,0)", "layer": "above", "line": {"color": "#E24B4A", "width": 2.5}, "type": "rect", "x0": 3.5, "x1": 4.5, "xref": "x12", "y0": 4.5, "y1": 5.5, "yref": "y12"}], "showlegend": false, "xaxis": {"anchor": "y", "domain": [0.0, 0.2933], "gridcolor": "rgba(0,0,0,0.15)", "linecolor": "#2C2C2A", "linewidth": 1, "mirror": false, "showgrid": true, "showline": true, "tickfont": {"size": 11}, "tickmode": "array", "ticktext": ["1", "2", "5", "60", "65", "70", "75", "80"], "tickvals": [0.0, 1.0, 2.0, 3.0, 4.0, 5.0, 6.0, 7.0], "title": {"text": ""}}, "xaxis10": {"anchor": "y10", "domain": [0.0, 0.2933], "gridcolor": "rgba(0,0,0,0.15)", "linecolor": "#2C2C2A", "linewidth": 1, "mirror": false, "showgrid": true, "showline": true, "tickfont": {"size": 11}, "tickmode": "array", "ticktext": ["1", "2", "5", "60", "65", "70", "75", "80"], "tickvals": [0.0, 1.0, 2.0, 3.0, 4.0, 5.0, 6.0, 7.0], "title": {"text": "n<sub>x</sub>"}}, "xaxis11": {"anchor": "y11", "domain": [0.3533, 0.6467], "gridcolor": "rgba(0,0,0,0.15)", "linecolor": "#2C2C2A", "linewidth": 1, "mirror": false, "showgrid": true, "showline": true, "tickfont": {"size": 11}, "tickmode": "array", "ticktext": ["1", "2", "5", "60", "65", "70", "75", "80"], "tickvals": [0.0, 1.0, 2.0, 3.0, 4.0, 5.0, 6.0, 7.0], "title": {"text": "n<sub>x</sub>"}}, "xaxis12": {"anchor": "y12", "domain": [0.7067, 1.0], "gridcolor": "rgba(0,0,0,0.15)", "linecolor": "#2C2C2A", "linewidth": 1, "mirror": false, "showgrid": true, "showline": true, "tickfont": {"size": 11}, "tickmode": "array", "ticktext": ["1", "2", "5", "60", "65", "70", "75", "80"], "tickvals": [0.0, 1.0, 2.0, 3.0, 4.0, 5.0, 6.0, 7.0], "title": {"text": "n<sub>x</sub>"}}, "xaxis2": {"anchor": "y2", "domain": [0.3533, 0.6467], "gridcolor": "rgba(0,0,0,0.15)", "linecolor": "#2C2C2A", "linewidth": 1, "mirror": false, "showgrid": true, "showline": true, "tickfont": {"size": 11}, "tickmode": "array", "ticktext": ["1", "2", "5", "60", "65", "70", "75", "80"], "tickvals": [0.0, 1.0, 2.0, 3.0, 4.0, 5.0, 6.0, 7.0], "title": {"text": ""}}, "xaxis3": {"anchor": "y3", "domain": [0.7067, 1.0], "gridcolor": "rgba(0,0,0,0.15)", "linecolor": "#2C2C2A", "linewidth": 1, "mirror": false, "showgrid": true, "showline": true, "tickfont": {"size": 11}, "tickmode": "array", "ticktext": ["1", "2", "5", "60", "65", "70", "75", "80"], "tickvals": [0.0, 1.0, 2.0, 3.0, 4.0, 5.0, 6.0, 7.0], "title": {"text": ""}}, "xaxis4": {"anchor": "y4", "domain": [0.0, 0.2933], "gridcolor": "rgba(0,0,0,0.15)", "linecolor": "#2C2C2A", "linewidth": 1, "mirror": false, "showgrid": true, "showline": true, "tickfont": {"size": 11}, "tickmode": "array", "ticktext": ["1", "2", "5", "60", "65", "70", "75", "80"], "tickvals": [0.0, 1.0, 2.0, 3.0, 4.0, 5.0, 6.0, 7.0], "title": {"text": ""}}, "xaxis5": {"anchor": "y5", "domain": [0.3533, 0.6467], "gridcolor": "rgba(0,0,0,0.15)", "linecolor": "#2C2C2A", "linewidth": 1, "mirror": false, "showgrid": true, "showline": true, "tickfont": {"size": 11}, "tickmode": "array", "ticktext": ["1", "2", "5", "60", "65", "70", "75", "80"], "tickvals": [0.0, 1.0, 2.0, 3.0, 4.0, 5.0, 6.0, 7.0], "title": {"text": ""}}, "xaxis6": {"anchor": "y6", "domain": [0.7067, 1.0], "gridcolor": "rgba(0,0,0,0.15)", "linecolor": "#2C2C2A", "linewidth": 1, "mirror": false, "showgrid": true, "showline": true, "tickfont": {"size": 11}, "tickmode": "array", "ticktext": ["1", "2", "5", "60", "65", "70", "75", "80"], "tickvals": [0.0, 1.0, 2.0, 3.0, 4.0, 5.0, 6.0, 7.0], "title": {"text": ""}}, "xaxis7": {"anchor": "y7", "domain": [0.0, 0.2933], "gridcolor": "rgba(0,0,0,0.15)", "linecolor": "#2C2C2A", "linewidth": 1, "mirror": false, "showgrid": true, "showline": true, "tickfont": {"size": 11}, "tickmode": "array", "ticktext": ["1", "2", "5", "60", "65", "70", "75", "80"], "tickvals": [0.0, 1.0, 2.0, 3.0, 4.0, 5.0, 6.0, 7.0], "title": {"text": ""}}, "xaxis8": {"anchor": "y8", "domain": [0.3533, 0.6467], "gridcolor": "rgba(0,0,0,0.15)", "linecolor": "#2C2C2A", "linewidth": 1, "mirror": false, "showgrid": true, "showline": true, "tickfont": {"size": 11}, "tickmode": "array", "ticktext": ["1", "2", "5", "60", "65", "70", "75", "80"], "tickvals": [0.0, 1.0, 2.0, 3.0, 4.0, 5.0, 6.0, 7.0], "title": {"text": ""}}, "xaxis9": {"anchor": "y9", "domain": [0.7067, 1.0], "gridcolor": "rgba(0,0,0,0.15)", "linecolor": "#2C2C2A", "linewidth": 1, "mirror": false, "showgrid": true, "showline": true, "tickfont": {"size": 11}, "tickmode": "array", "ticktext": ["1", "2", "5", "60", "65", "70", "75", "80"], "tickvals": [0.0, 1.0, 2.0, 3.0, 4.0, 5.0, 6.0, 7.0], "title": {"text": ""}}, "yaxis": {"anchor": "x", "domain": [0.825, 1.0], "gridcolor": "rgba(0,0,0,0.15)", "linecolor": "#2C2C2A", "linewidth": 1, "mirror": false, "showgrid": true, "showline": true, "tickfont": {"size": 11}, "tickmode": "array", "ticktext": ["1", "2", "5", "6", "8", "10", "12"], "tickvals": [0.0, 1.0, 2.0, 3.0, 4.0, 5.0, 6.0], "title": {"text": "n<sub>1</sub>"}}, "yaxis10": {"anchor": "x10", "domain": [0.0, 0.175], "gridcolor": "rgba(0,0,0,0.15)", "linecolor": "#2C2C2A", "linewidth": 1, "mirror": false, "showgrid": true, "showline": true, "tickfont": {"size": 11}, "tickmode": "array", "ticktext": ["1", "2", "5", "6", "8", "10", "12"], "tickvals": [0.0, 1.0, 2.0, 3.0, 4.0, 5.0, 6.0], "title": {"text": "n<sub>1</sub>"}}, "yaxis11": {"anchor": "x11", "domain": [0.0, 0.175], "gridcolor": "rgba(0,0,0,0.15)", "linecolor": "#2C2C2A", "linewidth": 1, "mirror": false, "showgrid": true, "showline": true, "tickfont": {"size": 11}, "tickmode": "array", "ticktext": ["1", "2", "5", "6", "8", "10", "12"], "tickvals": [0.0, 1.0, 2.0, 3.0, 4.0, 5.0, 6.0], "title": {"text": ""}}, "yaxis12": {"anchor": "x12", "domain": [0.0, 0.175], "gridcolor": "rgba(0,0,0,0.15)", "linecolor": "#2C2C2A", "linewidth": 1, "mirror": false, "showgrid": true, "showline": true, "tickfont": {"size": 11}, "tickmode": "array", "ticktext": ["1", "2", "5", "6", "8", "10", "12"], "tickvals": [0.0, 1.0, 2.0, 3.0, 4.0, 5.0, 6.0], "title": {"text": ""}}, "yaxis2": {"anchor": "x2", "domain": [0.825, 1.0], "gridcolor": "rgba(0,0,0,0.15)", "linecolor": "#2C2C2A", "linewidth": 1, "mirror": false, "showgrid": true, "showline": true, "tickfont": {"size": 11}, "tickmode": "array", "ticktext": ["1", "2", "5", "6", "8", "10", "12"], "tickvals": [0.0, 1.0, 2.0, 3.0, 4.0, 5.0, 6.0], "title": {"text": ""}}, "yaxis3": {"anchor": "x3", "domain": [0.825, 1.0], "gridcolor": "rgba(0,0,0,0.15)", "linecolor": "#2C2C2A", "linewidth": 1, "mirror": false, "showgrid": true, "showline": true, "tickfont": {"size": 11}, "tickmode": "array", "ticktext": ["1", "2", "5", "6", "8", "10", "12"], "tickvals": [0.0, 1.0, 2.0, 3.0, 4.0, 5.0, 6.0], "title": {"text": ""}}, "yaxis4": {"anchor": "x4", "domain": [0.55, 0.725], "gridcolor": "rgba(0,0,0,0.15)", "linecolor": "#2C2C2A", "linewidth": 1, "mirror": false, "showgrid": true, "showline": true, "tickfont": {"size": 11}, "tickmode": "array", "ticktext": ["1", "2", "5", "6", "8", "10", "12"], "tickvals": [0.0, 1.0, 2.0, 3.0, 4.0, 5.0, 6.0], "title": {"text": "n<sub>1</sub>"}}, "yaxis5": {"anchor": "x5", "domain": [0.55, 0.725], "gridcolor": "rgba(0,0,0,0.15)", "linecolor": "#2C2C2A", "linewidth": 1, "mirror": false, "showgrid": true, "showline": true, "tickfont": {"size": 11}, "tickmode": "array", "ticktext": ["1", "2", "5", "6", "8", "10", "12"], "tickvals": [0.0, 1.0, 2.0, 3.0, 4.0, 5.0, 6.0], "title": {"text": ""}}, "yaxis6": {"anchor": "x6", "domain": [0.55, 0.725], "gridcolor": "rgba(0,0,0,0.15)", "linecolor": "#2C2C2A", "linewidth": 1, "mirror": false, "showgrid": true, "showline": true, "tickfont": {"size": 11}, "tickmode": "array", "ticktext": ["1", "2", "5", "6", "8", "10", "12"], "tickvals": [0.0, 1.0, 2.0, 3.0, 4.0, 5.0, 6.0], "title": {"text": ""}}, "yaxis7": {"anchor": "x7", "domain": [0.275, 0.45], "gridcolor": "rgba(0,0,0,0.15)", "linecolor": "#2C2C2A", "linewidth": 1, "mirror": false, "showgrid": true, "showline": true, "tickfont": {"size": 11}, "tickmode": "array", "ticktext": ["1", "2", "5", "6", "8", "10", "12"], "tickvals": [0.0, 1.0, 2.0, 3.0, 4.0, 5.0, 6.0], "title": {"text": "n<sub>1</sub>"}}, "yaxis8": {"anchor": "x8", "domain": [0.275, 0.45], "gridcolor": "rgba(0,0,0,0.15)", "linecolor": "#2C2C2A", "linewidth": 1, "mirror": false, "showgrid": true, "showline": true, "tickfont": {"size": 11}, "tickmode": "array", "ticktext": ["1", "2", "5", "6", "8", "10", "12"], "tickvals": [0.0, 1.0, 2.0, 3.0, 4.0, 5.0, 6.0], "title": {"text": ""}}, "yaxis9": {"anchor": "x9", "domain": [0.275, 0.45], "gridcolor": "rgba(0,0,0,0.15)", "linecolor": "#2C2C2A", "linewidth": 1, "mirror": false, "showgrid": true, "showline": true, "tickfont": {"size": 11}, "tickmode": "array", "ticktext": ["1", "2", "5", "6", "8", "10", "12"], "tickvals": [0.0, 1.0, 2.0, 3.0, 4.0, 5.0, 6.0], "title": {"text": ""}}}}
